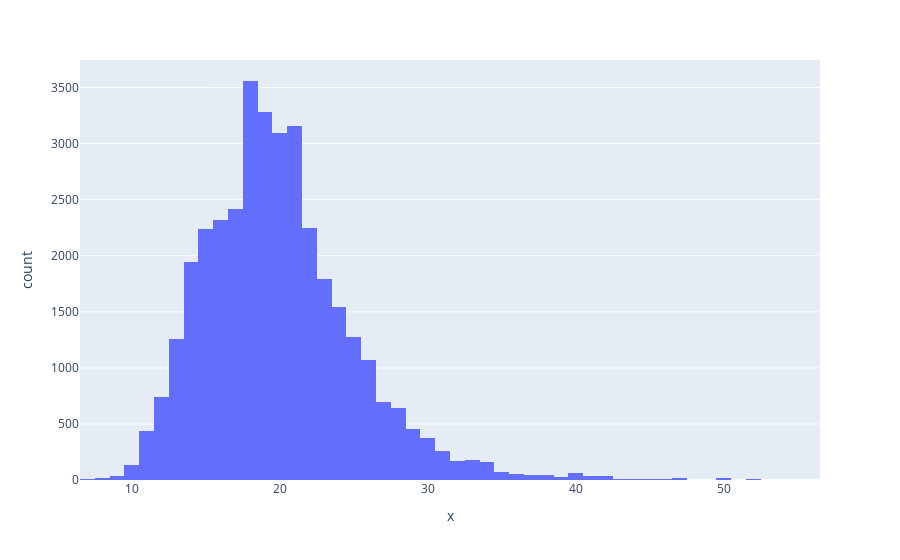

Here is the notebook cell this chart was saved with:
### Markdown cell above
3. Combined MPG

### Code cell
# your code here
px.histogram(x=vehicles['Combined MPG'],nbins=60)

### Figure 1 — Plotly figure (JSON) as saved in the notebook; plotly's stock layout.template omitted (floating-point values rounded to 4 significant figures; data arrays with more than 128 entries replaced by an {"elided": "..."} marker saying what was removed)
{"data": [{"alignmentgroup": "True", "bingroup": "x", "hovertemplate": "x=%{x}<br>count=%{y}<extra></extra>", "legendgroup": "", "marker": {"color": "#636efa", "pattern": {"shape": ""}}, "name": "", "nbinsx": 60, "offsetgroup": "", "orientation": "v", "showlegend": false, "type": "histogram", "x": {"elided": "35952 int values"}, "xaxis": "x", "yaxis": "y"}], "layout": {"barmode": "relative", "legend": {"tracegroupgap": 0}, "margin": {"t": 60}, "xaxis": {"anchor": "y", "domain": [0, 1], "title": {"text": "x"}}, "yaxis": {"anchor": "x", "domain": [0, 1], "title": {"text": "count"}}}}
